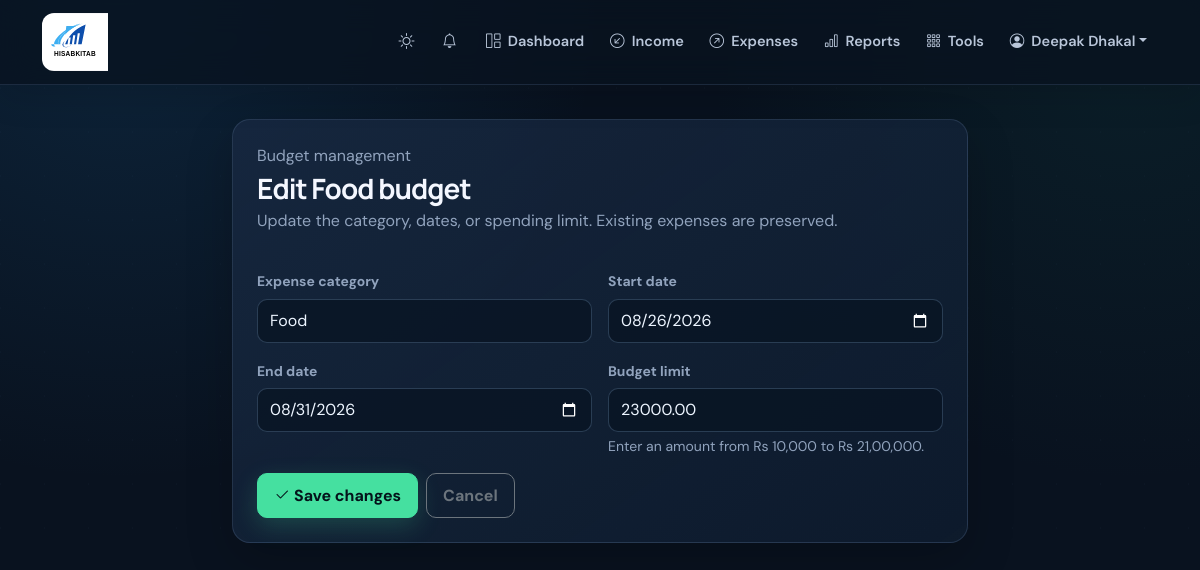
Page /budgets/4/edit/ (signed in) on the committed database.
### finance/models.py (models this page shows, shortened)
class User(AbstractUser):
    full_name = models.CharField(max_length=150, blank=True)
    email = models.EmailField(unique=True, validators=[validate_com_email])
    phone_number = models.CharField(max_length=16, unique=True, blank=True, null=True)
    reporting_currency = models.CharField(max_length=10, default='USD')
    profile_picture = models.ImageField(upload_to='profile_pictures/', blank=True)
    onboarding_complete = models.BooleanField(default=False)

class Budget(models.Model):
    user = models.ForeignKey(User, on_delete=models.CASCADE, related_name='budgets')
    category = models.ForeignKey(Category, on_delete=models.PROTECT, related_name='budgets')
    start_date = models.DateField()
    end_date = models.DateField()
    amount_limit = models.DecimalField(max_digits=10, decimal_places=2)
    class Meta:
        unique_together = ('user', 'category', 'start_date', 'end_date')
        constraints = [
            models.CheckConstraint(
                condition=models.Q(amount_limit__gte=0),
                name='budget_amount_limit_non_negative',
            ),
        ]

class Category(models.Model):
    CATEGORY_TYPES = (
        ('income', 'Income'),
        ('expense', 'Expense'),
    )
    user = models.ForeignKey(User, on_delete=models.CASCADE, related_name='categories')
    name = models.CharField(max_length=100)
    type = models.CharField(max_length=10, choices=CATEGORY_TYPES)
    created_at = models.DateTimeField(auto_now_add=True)
    class Meta:
        ordering = ['name']
        unique_together = ('user', 'name', 'type')
    def __str__(self):
        return self.name

### finance/views.py (the view)
# urls.py: path('budgets/<int:pk>/edit/', views.budget_update, name='budget_update'),
@login_required
def budget_update(request, pk):
    budget = get_object_or_404(Budget, pk=pk, user=request.user)
    if request.method == 'POST':
        form = BudgetForm(request.POST, instance=budget, user=request.user)
        if form.is_valid():
            form.save()
            messages.success(request, 'Budget updated.')
            return redirect('budgets')
    else:
        form = BudgetForm(instance=budget, user=request.user)
    return render(request, 'finance/budget_form.html', {'form': form, 'budget': budget})

### finance/context_processors.py (called while the page is built)
def notifications(request):
    if not request.user.is_authenticated:
        return {}
    notification_qs = request.user.notifications.filter(is_read=False)
    return {
        'unread_notifications': notification_qs[:5],
        'unread_notification_count': notification_qs.count(),
    }

### finance/templates/finance/budget_form.html (shortened to what this page needs)
{% extends 'finance/base.html' %}
{% block content %}
<section class="row justify-content-center" aria-labelledby="edit-budget-title">
    <div class="col-lg-8">
        <div class="card shadow-sm p-4">
            <p class="page-subtitle mb-1">Budget management</p>
            <h1 id="edit-budget-title" class="page-title">Edit {{ budget.category.name }} budget</h1>
            <p class="text-muted">Update the category, dates, or spending limit. Existing expenses are preserved.</p>
            <form method="post" class="row g-3 mt-1">
                {% for field in form %}
                <div class="col-md-6">
                    <label class="form-label" for="{{ field.id_for_label }}">{{ field.label }}</label>
                    {{ field }}
                    {% if field.help_text %}<div class="form-text">{{ field.help_text }}</div>{% endif %}
                </div>
                {% endfor %}
                <div class="col-12 d-flex gap-2"><button class="btn btn-primary" type="submit"><i class="bi bi-check2 me-1"></i>Save changes</button><a class="btn btn-outline-secondary" href="{% url 'budgets' %}">Cancel</a></div>
            </form>
        </div>
    </div>
</section>
{% endblock %}

### finance/templates/finance/base.html (shortened to what this page needs)
<!DOCTYPE html>
{% load static %}
<html lang="en">
<head>
    <link href="https://cdn.jsdelivr.net/npm/bootstrap@5.3.3/dist/css/bootstrap.min.css" rel="stylesheet">
    <link href="https://cdn.jsdelivr.net/npm/bootstrap-icons@1.11.3/font/bootstrap-icons.min.css" rel="stylesheet">
    <link href="{% static 'css/app.css' %}?v=5" rel="stylesheet">
</head>
<body class="{% block body_class %}{% endblock %}">
<nav class="navbar navbar-expand-lg site-nav">
    <div class="container">
        <a class="navbar-brand d-flex align-items-center" href="{% url 'dashboard' %}">
            <img src="{% static 'img/logo.svg' %}?v=2" alt="HisabKitab" class="brand-logo"/>
        </a>
        <div class="collapse navbar-collapse" id="navbarNav">
            <ul class="navbar-nav ms-auto align-items-lg-center gap-lg-1">
                <li class="nav-item"><button class="theme-toggle" type="button" data-theme-toggle aria-label="Switch color theme" title="Switch color theme"></button></li>
                {% if user.is_authenticated %}
                <li class="nav-item dropdown"><a class="nav-link position-relative" href="#" role="button" data-bs-toggle="dropdown" aria-label="Notifications"><i class="bi bi-bell"></i></a></li>
                <li class="nav-item" data-tour="dashboard"><a class="nav-link {% if request.resolver_match.url_name == 'dashboard' %}active{% endif %}" href="{% url 'dashboard' %}"><i class="bi bi-grid-1x2"></i> Dashboard</a></li>
                <li class="nav-item"><a class="nav-link {% if request.resolver_match.url_name == 'income_list' %}active{% endif %}" href="{% url 'income_list' %}"><i class="bi bi-arrow-down-left-circle"></i> Income</a></li>
                <li class="nav-item"><a class="nav-link {% if request.resolver_match.url_name == 'expense_list' %}active{% endif %}" href="{% url 'expense_list' %}"><i class="bi bi-arrow-up-right-circle"></i> Expenses</a></li>
                <li class="nav-item"><a class="nav-link {% if request.resolver_match.url_name == 'reports' %}active{% endif %}" href="{% url 'reports' %}"><i class="bi bi-bar-chart"></i> Reports</a></li>
                <li class="nav-item"><a class="nav-link {% if request.resolver_match.url_name == 'financial_tools' %}active{% endif %}" href="{% url 'financial_tools' %}"><i class="bi bi-grid-3x3-gap"></i> Tools</a></li>
                <li class="nav-item dropdown"><a class="nav-link dropdown-toggle" href="#" role="button" data-bs-toggle="dropdown"><i class="bi bi-person-circle"></i> {{ user.full_name|default:user.username }}</a></li>
                {% else %}<li class="nav-item"><a class="nav-link" href="{% url 'login' %}">Login</a></li><li class="nav-item"><a class="btn btn-primary btn-sm px-3 ms-lg-2" href="{% url 'register' %}">Get started</a></li>{% endif %}</ul>
        </div>
    </div>
</nav>
<main class="container app-content">
    {% block content %}{% endblock %}
</main>
</body>
</html>

### rows in the picture
User: full_name "Deepak Dhakal"
Budget: category.name "Food", form "Food" "08/26/2026" "08/31/2026" "23000.00"

### other values in the picture
{{ field.label }} "Expense category" "Start date" "End date" "Budget limit"
{{ field.help_text }} "Enter an amount from Rs 10,000 to Rs 21,00,000."
